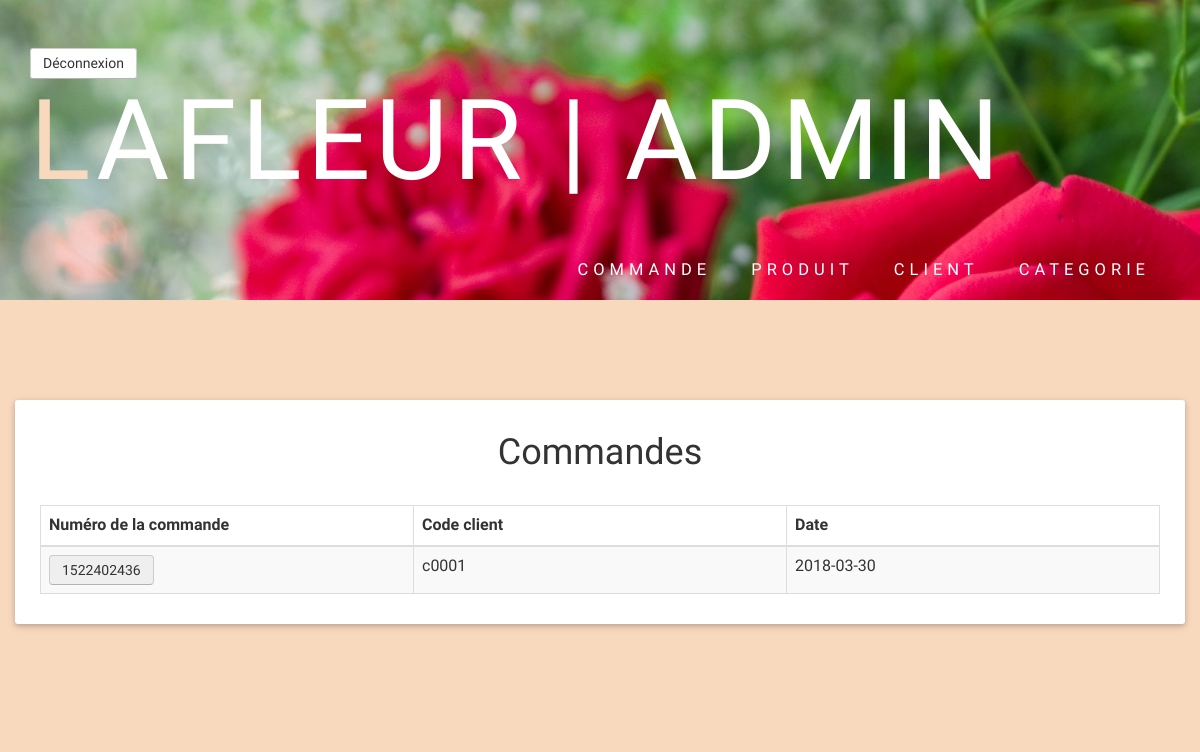
The app's page /admin/view_commande.php (signed in), older data.
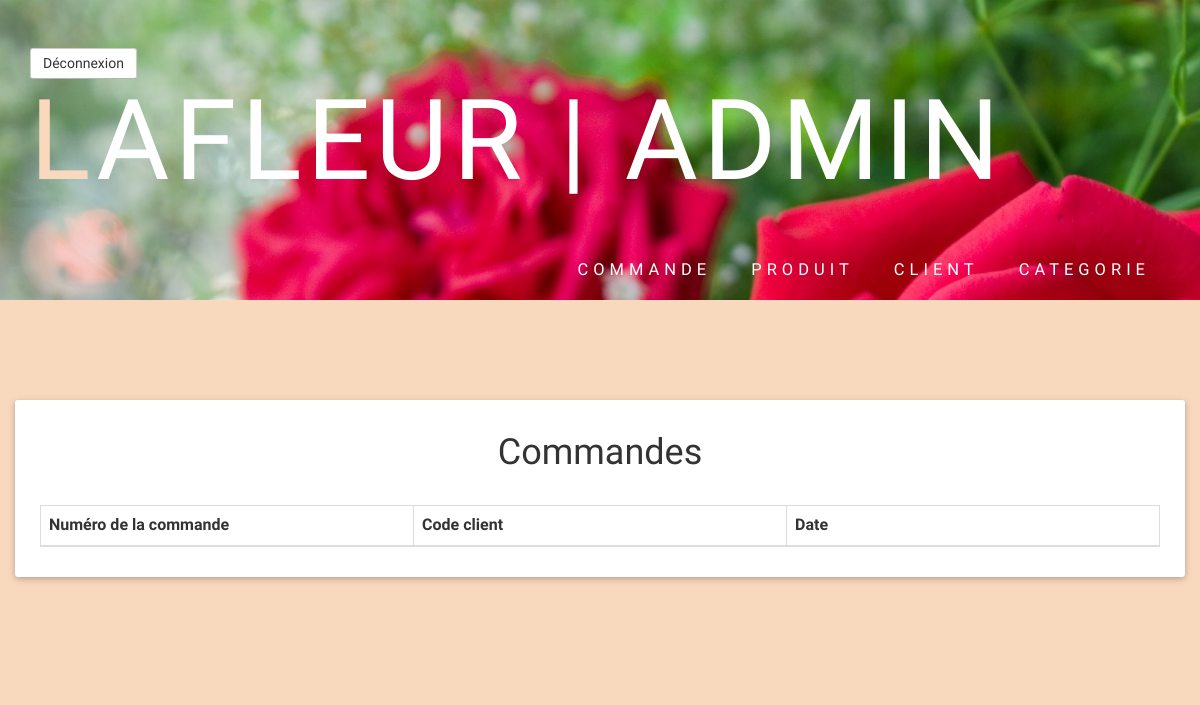
The same page, newer data.
### tables this page shows
CREATE TABLE IF NOT EXISTS `commande` (
  `cde_moment` varchar(20) NOT NULL DEFAULT '',
  `cde_client` varchar(5) NOT NULL DEFAULT '',
  `cde_date` varchar(10) NOT NULL DEFAULT '0000-00-00',
  PRIMARY KEY (`cde_moment`,`cde_client`),
  KEY `FK2` (`cde_client`)
);

### admin/view_commande.php (the view, shortened to what this page needs)
<?php
include 'header.php';
include 'connect.php';
?>
<body>
    <div class="container">
        <div class="row">
            <div class="box ">
                <div class="info">
                    <div class="table-scrol">
                        <h1 align="center">Commandes</h1>
                        <div class="table-responsive">
                            <table class="table table-bordered table-hover table-striped" style="table-layout: fixed">
                                <thead>
                                    <tr>
                                        <th>Numéro de la commande</th>
                                        <th>Code client</th>
                                        <th>Date</th>
                                    </tr>
                                </thead>
                                <?php
                                $reponse = $bdd->query("SELECT * FROM commande");
                                while ($donnees = $reponse->fetch()) {
                                    ?>
                                    <tr>
                                        <td><button class="btn btn-sucess" data-target="#viewcontenir-<?= $donnees["cde_moment"] ?>" data-toggle="modal" ><?= $donnees["cde_moment"] ?></button></td>
                                        <td><?= $donnees["cde_client"] ?></td>
                                        <td><?= $donnees["cde_date"] ?></td>
                                                                            <?php
                                                                        }
                                                                        ?>
                                                                        </tr>
                                                                        </table>
                                                                        </div>
                                                                        </div>
                                                                        </div>
                                                                        </div>
                                                                        </div>
                                                                        </div>
                                                                        </body>
                                                                        </html>

Row changes from the older to the newer data that the page shows:
removed commande: cde_moment "1522402436", cde_client "c0001", cde_date "2018-03-30"
